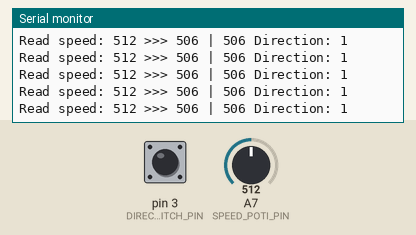
Bench run of a sketch on a simulated Arduino Nano, built with avr-gcc and run on an emulated ATmega328P. Shown: the last lines printed to the serial monitor. Inputs (shaded band) come from the test bench; at power-on: A7 (SPEED_POTI_PIN) = 512, pin 3 (DIRECTION_SWITCH_PIN) HIGH. The modem accepts every AT command (registered, SIM ready, sends succeed) and sends nothing else.

Above: at 1.2 s.
1.3 s: A7 (SPEED_POTI_PIN) set to 716
At 2.3 s:
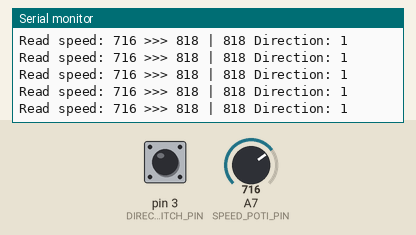
4.3 s: pin 3 (DIRECTION_SWITCH_PIN) pulled LOW for 1 s
8.3 s: A7 (SPEED_POTI_PIN) set to 860
At 9.4 s:
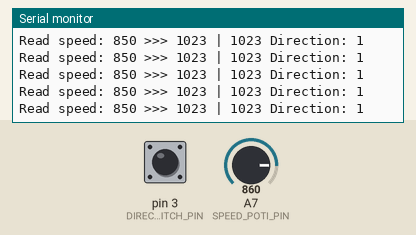
Timing chart, 0 to 9.5 s (numbered marks = the images above; inputs shaded):
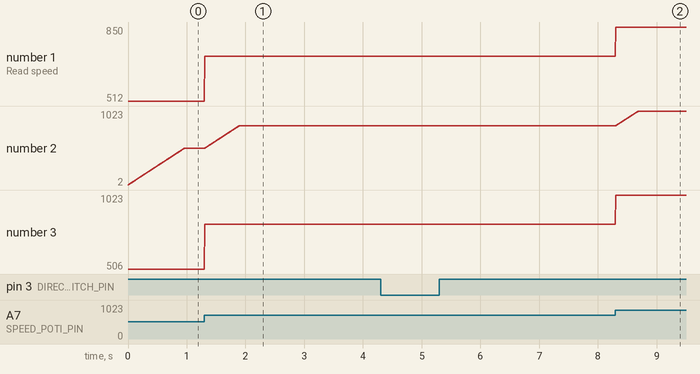

Measured:
- after the input at 8.3 s, the serial monitor: prints a new line at once (image 2)
- plotted number 1: 716 → 850 after the input at 8.3 s
- plotted number 2: 818 → 1023 after the input at 8.3 s
- plotted number 3: 818 → 1023 after the input at 8.3 s

The sketch:

hover-kettcar.ino
```cpp
#include <SoftwareSerial.h>
// Build on top of demo code from https://github.com/EmanuelFeru/hoverboard-firmware-hack-FOC
//
// INFO:
// • This sketch uses the the Serial Software interface to communicate and send commands to the hoverboard
// • The built-in (HW) Serial interface is used for debugging and visualization. In case the debugging is not needed,
//   it is recommended to use the built-in Serial interface for full speed perfomace.
// • The data packaging includes a Start Frame, checksum, and re-syncronization capability for reliable communication

// ########################## DEFINES ##########################
#define HOVER_SERIAL_BAUD 115200 // [-] Baud rate for HoverSerial (used to communicate with the hoverboard)
#define SERIAL_BAUD 115200       // [-] Baud rate for built-in Serial (used for the Serial Monitor)
#define START_FRAME 0xABCD       // [-] Start frme definition for reliable serial communication
// #define DEBUG_RX                 // [-] Debug received data. Prints all bytes to serial (comment-out to disable)

#define HOVER_RX_PIN 4
#define HOVER_TX_PIN 5
#define SPEED_POTI_PIN A7
#define DIRECTION_SWITCH_PIN 3

SoftwareSerial HoverSerial(HOVER_RX_PIN, HOVER_TX_PIN); // RX, TX

// Global variables
uint8_t idx = 0;        // Index for new data pointer
uint16_t bufStartFrame; // Buffer Start Frame
byte *p;                // Pointer declaration for the new received data
byte incomingByte;
byte incomingBytePrev;

typedef struct
{
  uint16_t start;
  int16_t steer;
  int16_t speed;
  uint16_t checksum;
} SerialCommand;
SerialCommand Command;

typedef struct
{
  uint16_t start;
  int16_t cmd1;
  int16_t cmd2;
  int16_t speedR_meas;
  int16_t speedL_meas;
  int16_t batVoltage;
  int16_t boardTemp;
  uint16_t cmdLed;
  uint16_t checksum;
} SerialFeedback;
SerialFeedback Feedback;
SerialFeedback NewFeedback;

// ########################## SETUP ##########################
void setup()
{
  Serial.begin(SERIAL_BAUD);
  Serial.println("Hoverboard Serial v1.0");

  HoverSerial.begin(HOVER_SERIAL_BAUD);
  pinMode(SPEED_POTI_PIN, INPUT);
  pinMode(DIRECTION_SWITCH_PIN, INPUT_PULLUP);
}

// ########################## SEND ##########################
void Send(int16_t uSteer, int16_t uSpeed)
{
  // Create command
  Command.start = (uint16_t)START_FRAME;
  Command.steer = (int16_t)uSteer;
  Command.speed = (int16_t)uSpeed;
  Command.checksum = (uint16_t)(Command.start ^ Command.steer ^ Command.speed);

  // Write to Serial
  HoverSerial.write((uint8_t *)&Command, sizeof(Command));
}

// ########################## RECEIVE ##########################
void Receive()
{
  // Check for new data availability in the Serial buffer
  if (HoverSerial.available())
  {
    incomingByte = HoverSerial.read();                                  // Read the incoming byte
    bufStartFrame = ((uint16_t)(incomingByte) << 8) | incomingBytePrev; // Construct the start frame
  }
  else
  {
    return;
  }

// If DEBUG_RX is defined print all incoming bytes
#ifdef DEBUG_RX
  Serial.print(incomingByte);
  return;
#endif

  // Copy received data
  if (bufStartFrame == START_FRAME)
  { // Initialize if new data is detected
    p = (byte *)&NewFeedback;
    *p++ = incomingBytePrev;
    *p++ = incomingByte;
    idx = 2;
  }
  else if (idx >= 2 && idx < sizeof(SerialFeedback))
  { // Save the new received data
    *p++ = incomingByte;
    idx++;
  }

  // Check if we reached the end of the package
  if (idx == sizeof(SerialFeedback))
  {
    uint16_t checksum;
    checksum = (uint16_t)(NewFeedback.start ^ NewFeedback.cmd1 ^ NewFeedback.cmd2 ^ NewFeedback.speedR_meas ^ NewFeedback.speedL_meas ^ NewFeedback.batVoltage ^ NewFeedback.boardTemp ^ NewFeedback.cmdLed);

    // Check validity of the new data
    if (NewFeedback.start == START_FRAME && checksum == NewFeedback.checksum)
    {
      // Copy the new data
      memcpy(&Feedback, &NewFeedback, sizeof(SerialFeedback));

      // Print data to built-in Serial
      Serial.print("1: ");
      Serial.print(Feedback.cmd1);
      Serial.print(" 2: ");
      Serial.print(Feedback.cmd2);
      Serial.print(" 3: ");
      Serial.print(Feedback.speedR_meas);
      Serial.print(" 4: ");
      Serial.print(Feedback.speedL_meas);
      Serial.print(" 5: ");
      Serial.print(Feedback.batVoltage);
      Serial.print(" 6: ");
      Serial.print(Feedback.boardTemp);
      Serial.print(" 7: ");
      Serial.println(Feedback.cmdLed);
    }
    else
    {
      Serial.println("Non-valid data skipped");
    }
    idx = 0; // Reset the index (it prevents to enter in this if condition in the next cycle)
  }

  // Update previous states
  incomingBytePrev = incomingByte;
}

// ########################## LOOP ##########################

int speed = 0;
int lastSpeed = 0;

#define FWD 1
#define BWD -1

#define FWD_ACCELERATE 2
#define FWD_SLOWDOWN 1
#define DRIVING_FAST 550           // if the speed does not exceed this value since last stop, brake always with power Slowdown
#define POWER_SLOWDOWN_TRIGGER 300 // Value between 0 and 1023, if speed drops UNDER this value,  POWER_SLOWDOWN_STEP will be used for slowdown instead of normal FWD_SLOWDOWN
#define POWER_SLOWDOWN_STEP 3
#define BWD_ACCELERATE 2
#define BWD_SLOWDOWN 5

#define POTI_MIN 180
#define POTI_MAX 850
#define HOVER_MAX 1023
#define HOVER_MIN 0

int direction = FWD;
byte wasFast = 0;

void loop(void)
{
  unsigned long timeNow = millis();

  // Check for new received data
  // Receive();
  if (lastSpeed >= DRIVING_FAST)
  {
    wasFast = 1;
  }

  int speedRaw = analogRead(SPEED_POTI_PIN); // read the input pin
  speedRaw = max(speedRaw, POTI_MIN);
  speedRaw = min(speedRaw, POTI_MAX);

  speed = map(speedRaw, POTI_MIN, POTI_MAX, HOVER_MIN, HOVER_MAX);
  int speedGoal = speed;

  // Direction read
  int directionRaw = digitalRead(DIRECTION_SWITCH_PIN);
  if (lastSpeed == 0) // Change Direction only if speed is 0
  {
    direction = directionRaw == HIGH ? FWD : BWD;
    wasFast = 0; // reset wasFast when stopping
  }
  speed *= direction;

  if (direction == FWD)
  {
    if (directionRaw == LOW && speed <= lastSpeed)
    {
      speed = lastSpeed;//keep speed
    }
    else
    {

      if (speed < lastSpeed) // Slowdown Forward
      {
        if (!wasFast || lastSpeed <= POWER_SLOWDOWN_TRIGGER)
        { // Power Slowdown if under SLOWDOWN_TRIGGER or if direction switch was set to LOW (=Backwards) or was not fast
          speed = max(lastSpeed - POWER_SLOWDOWN_STEP, HOVER_MIN);
        }
        else
        {
          speed = max(lastSpeed - FWD_SLOWDOWN, HOVER_MIN);
        }
      }

      if (speed > lastSpeed) // Accelerate Forward
      {
        speed = min(lastSpeed + FWD_ACCELERATE, HOVER_MAX);
      }
    }
  }
  else if (direction == BWD)
  {
    if (speed < lastSpeed) // Accelerate Backwards
    {
      speed = max(lastSpeed - BWD_ACCELERATE, -HOVER_MAX);
    }

    if (speed > lastSpeed) // Slowdown Backwards
    {
      speed = min(lastSpeed + BWD_SLOWDOWN, -HOVER_MIN);
    }
  }

  Send(0, speed);
  lastSpeed = speed; // save last speed

  Serial.print("Read speed: ");
  Serial.print(speedRaw);
  Serial.print(" >>> ");
  Serial.print(speed);
  Serial.print(" | ");
  Serial.print(speedGoal);
  Serial.print(" Direction: ");
  Serial.println(direction);
  delay(2);
}
```
